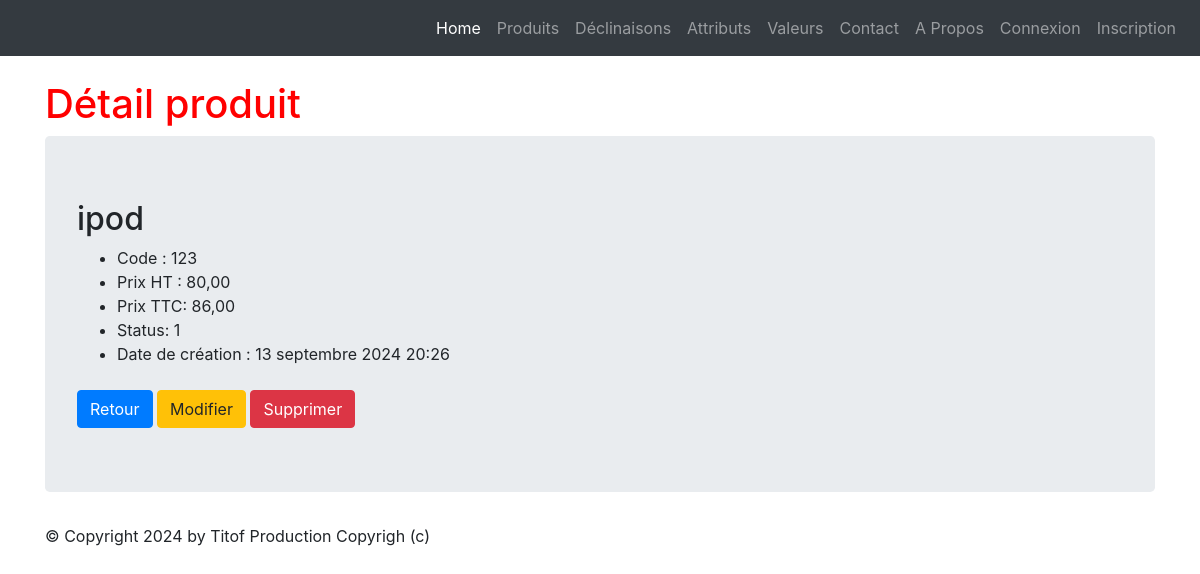
The app's page /monapp/product/1 with its own data.
### monapp/models.py (models this page shows, shortened)
class Product(models.Model):
    class Meta:
        verbose_name = "Produit"
    name          = models.CharField(max_length=100)
    code          = models.CharField(max_length=10, null=True, blank=True, unique=True)
    price_ht      = models.DecimalField(max_digits=8, decimal_places=2,  null=True, blank=True, verbose_name="Prix unitaire HT")
    price_ttc     = models.DecimalField(max_digits=8, decimal_places=2,  null=True, blank=True, verbose_name="Prix unitaire TTC")
    status        = models.SmallIntegerField(choices=PRODUCT_STATUS, default=0)
    date_creation =  models.DateTimeField(blank=True, verbose_name="Date création")

### monapp/views.py (the view)
# urls.py: path("product/<pk>",views.ProductDetailView.as_view(), name="product-detail"),
class ProductDetailView(DetailView):
    model = Product
    template_name = "monapp/detail_product.html"
    context_object_name = "product"
    def get_context_data(self, **kwargs):
        context = super(ProductDetailView, self).get_context_data(**kwargs)
        context['titremenu'] = "Détail produit"
        return context

### templates/monapp/detail_product.html (shortened to what this page needs)
{% extends 'monapp/base.html' %}
{% block menu %}
<h1>{{titremenu}}</h1>
{% endblock %}
{% block contenu %}
    <h2>{{ product.name }}</h2>
    <ul>
        <li>Code : {{ product.code }}</li>
        <li>Prix HT : {{ product.price_ht }}</li>
        <li>Prix TTC: {{ product.price_ttc  }}</li>
        <li>Status: {{ product.status  }}</li>
        <li>Date de création : {{ product.date_creation }}</li>
    </ul>
    <a href="{% url 'product-list' %}" class="btn btn-primary mt-2">Retour</a>
    <a href="{% url 'product-update' product.id %}" class="btn btn-warning mt-2">Modifier</a>
    <a href="{% url 'product-delete' product.id %}" class="btn btn-danger mt-2">Supprimer</a>
{% endblock %}

### static/styles.css (style rules this page uses)
h1 { color: red ; }

### records on screen
Product: name "ipod", code "123", price_ht "80,00", price_ttc "86,00", status "1", date_creation "13 septembre 2024 20:26"

### other values on screen
{{ titremenu }} "Détail produit"
